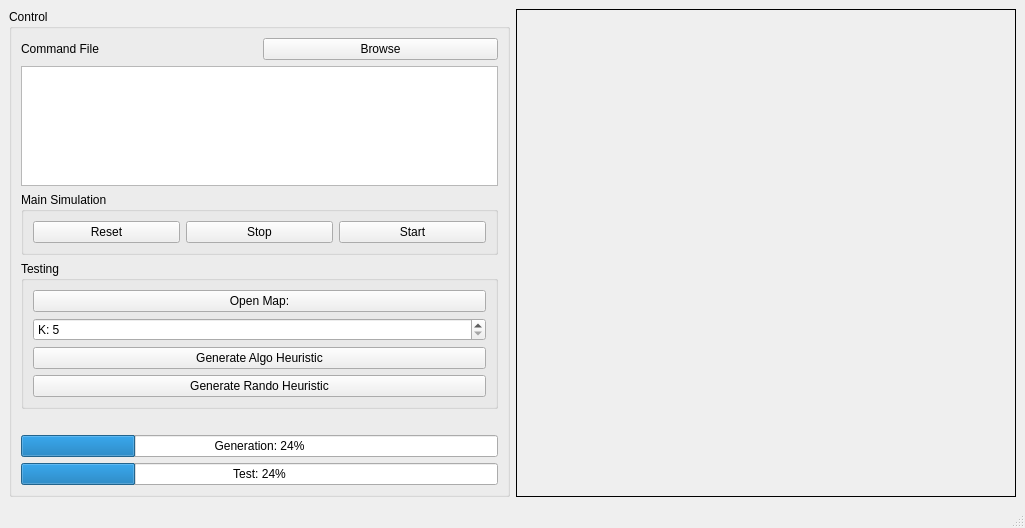
<?xml version="1.0" encoding="UTF-8"?>
<ui version="4.0">
 <class>MainWindowControls</class>
 <widget class="QMainWindow" name="MainWindowControls">
  <property name="geometry">
   <rect>
    <x>0</x>
    <y>0</y>
    <width>1025</width>
    <height>528</height>
   </rect>
  </property>
  <property name="windowTitle">
   <string>MainWindowControls</string>
  </property>
  <widget class="QWidget" name="centralwidget">
   <layout class="QHBoxLayout" name="horizontalLayout_2">
    <item>
     <widget class="QGroupBox" name="groupBox">
      <property name="maximumSize">
       <size>
        <width>16777215</width>
        <height>16777215</height>
       </size>
      </property>
      <property name="title">
       <string>Control</string>
      </property>
      <layout class="QVBoxLayout" name="verticalLayout">
       <item>
        <layout class="QHBoxLayout" name="horizontalLayout_3">
         <item>
          <widget class="QLabel" name="labelCommandFile">
           <property name="text">
            <string>Command File</string>
           </property>
          </widget>
         </item>
         <item>
          <widget class="QPushButton" name="pushButtonBrowseCommand">
           <property name="text">
            <string>Browse</string>
           </property>
          </widget>
         </item>
        </layout>
       </item>
       <item>
        <widget class="QListWidget" name="listWidgetCommandList">
         <property name="alternatingRowColors">
          <bool>true</bool>
         </property>
         <property name="selectionMode">
          <enum>QAbstractItemView::NoSelection</enum>
         </property>
        </widget>
       </item>
       <item>
        <widget class="QGroupBox" name="groupBox_2">
         <property name="title">
          <string>Main Simulation</string>
         </property>
         <layout class="QHBoxLayout" name="horizontalLayout_4">
          <item>
           <widget class="QPushButton" name="pushButtonReset">
            <property name="text">
             <string>Reset</string>
            </property>
           </widget>
          </item>
          <item>
           <widget class="QPushButton" name="pushButtonStop">
            <property name="text">
             <string>Stop</string>
            </property>
           </widget>
          </item>
          <item>
           <widget class="QPushButton" name="pushButtonStart">
            <property name="text">
             <string>Start</string>
            </property>
           </widget>
          </item>
         </layout>
        </widget>
       </item>
       <item>
        <widget class="QGroupBox" name="groupBox_3">
         <property name="title">
          <string>Testing</string>
         </property>
         <layout class="QVBoxLayout" name="verticalLayout_2">
          <item>
           <widget class="QPushButton" name="pushButton">
            <property name="text">
             <string>Open Map:</string>
            </property>
           </widget>
          </item>
          <item>
           <widget class="QSpinBox" name="spinBoxK">
            <property name="prefix">
             <string>K: </string>
            </property>
            <property name="minimum">
             <number>5</number>
            </property>
           </widget>
          </item>
          <item>
           <widget class="QPushButton" name="pushButtonAlgoHeuristic">
            <property name="text">
             <string>Generate Algo Heuristic</string>
            </property>
           </widget>
          </item>
          <item>
           <widget class="QPushButton" name="pushButtonRandHeuristic">
            <property name="text">
             <string>Generate Rando Heuristic</string>
            </property>
           </widget>
          </item>
         </layout>
        </widget>
       </item>
       <item>
        <spacer name="verticalSpacer">
         <property name="orientation">
          <enum>Qt::Vertical</enum>
         </property>
         <property name="sizeHint" stdset="0">
          <size>
           <width>20</width>
           <height>40</height>
          </size>
         </property>
        </spacer>
       </item>
       <item>
        <widget class="QLabel" name="labelCurrentCommand">
         <property name="text">
          <string/>
         </property>
        </widget>
       </item>
       <item>
        <widget class="QProgressBar" name="progressBar">
         <property name="value">
          <number>24</number>
         </property>
         <property name="alignment">
          <set>Qt::AlignCenter</set>
         </property>
         <property name="invertedAppearance">
          <bool>false</bool>
         </property>
         <property name="textDirection">
          <enum>QProgressBar::TopToBottom</enum>
         </property>
         <property name="format">
          <string>Generation: %p%</string>
         </property>
        </widget>
       </item>
       <item>
        <widget class="QProgressBar" name="progressBarTest">
         <property name="value">
          <number>24</number>
         </property>
         <property name="alignment">
          <set>Qt::AlignCenter</set>
         </property>
         <property name="format">
          <string>Test: %p%</string>
         </property>
        </widget>
       </item>
      </layout>
     </widget>
    </item>
    <item>
     <widget class="MapWidget" name="labelMap">
      <property name="sizePolicy">
       <sizepolicy hsizetype="MinimumExpanding" vsizetype="MinimumExpanding">
        <horstretch>0</horstretch>
        <verstretch>0</verstretch>
       </sizepolicy>
      </property>
      <property name="styleSheet">
       <string notr="true">border: 1px solid black;</string>
      </property>
      <property name="text">
       <string/>
      </property>
      <property name="alignment">
       <set>Qt::AlignCenter</set>
      </property>
     </widget>
    </item>
   </layout>
  </widget>
  <widget class="QMenuBar" name="menubar">
   <property name="geometry">
    <rect>
     <x>0</x>
     <y>0</y>
     <width>1025</width>
     <height>21</height>
    </rect>
   </property>
  </widget>
  <widget class="QStatusBar" name="statusbar"/>
 </widget>
 <customwidgets>
  <customwidget>
   <class>MapWidget</class>
   <extends>QLabel</extends>
   <header>mapwidget.h</header>
  </customwidget>
 </customwidgets>
 <resources/>
 <connections/>
</ui>
